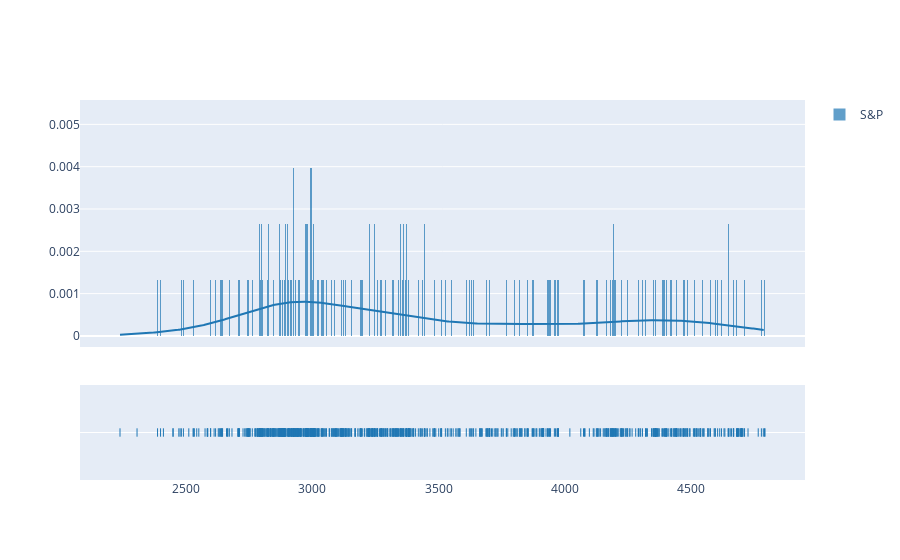

Notebook code for this chart:
### Code cell
df_sp_close = energy_sector_pd[['spstock']]
sp_list = np.array(energy_sector_pd['spstock'], dtype=float)
hist_data = [sp_list]
group_labels=['S&P']
sp_dist = ff.create_distplot(hist_data, group_labels)
sp_dist.show()

### Figure 1 — Plotly figure (JSON) as saved in the notebook; plotly's stock layout.template omitted (floating-point values rounded to 4 significant figures; data arrays with more than 128 entries replaced by an {"elided": "..."} marker saying what was removed)
{"data": [{"autobinx": false, "histnorm": "probability density", "legendgroup": "S&P", "marker": {"color": "rgb(31, 119, 180)"}, "name": "S&P", "opacity": 0.7, "type": "histogram", "x": {"elided": "757 float values"}, "xaxis": "x", "xbins": {"end": 4793.0, "size": 1, "start": 2237.0}, "yaxis": "y"}, {"legendgroup": "S&P", "marker": {"color": "rgb(31, 119, 180)"}, "mode": "lines", "name": "S&P", "showlegend": false, "type": "scatter", "x": {"elided": "500 float values"}, "xaxis": "x", "y": {"elided": "500 float values"}, "yaxis": "y"}, {"legendgroup": "S&P", "marker": {"color": "rgb(31, 119, 180)", "symbol": "line-ns-open"}, "mode": "markers", "name": "S&P", "showlegend": false, "type": "scatter", "x": {"elided": "757 float values"}, "xaxis": "x", "y": {"elided": "757 str values"}, "yaxis": "y2"}], "layout": {"barmode": "overlay", "hovermode": "closest", "legend": {"traceorder": "reversed"}, "xaxis": {"anchor": "y2", "domain": [0, 1], "zeroline": false}, "yaxis": {"anchor": "free", "domain": [0.35, 1], "position": 0}, "yaxis2": {"anchor": "x", "domain": [0, 0.25], "dtick": 1, "showticklabels": false}}}
